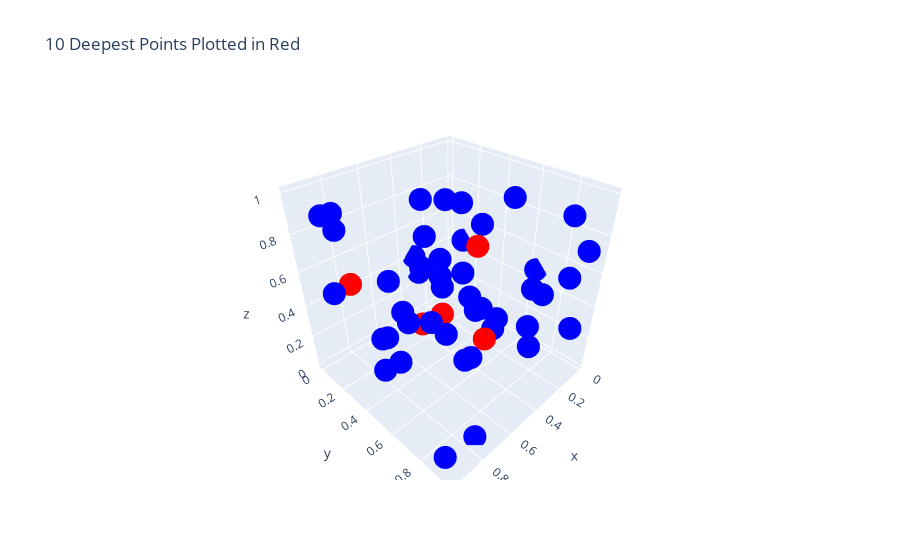

Notebook code for this chart:
### Markdown cell above
Or even the $n$ most outlying points, since often it's nice to know which data we should consider to be outliers

### Code cell
n=10
fig = bd.plot_outlying(n=n, title=f'{n} Deepest Points Plotted in Red', return_plot=True)
fig.update_layout(width=750, height=750)
fig.write_image('ex2_outlying.pdf')
fig.show()
